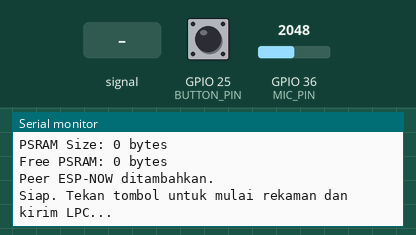
Recording of a sketch running on a simulated ESP32. Shown: the last lines printed to the serial monitor. The inputs (shaded band) are chosen by the test bench; at power-on: GPIO 25 (BUTTON_PIN) HIGH, GPIO 36 (MIC_PIN) = 2048 (analog values on the 0–4095 scale).

Above: at 1.5 s.
1.6 s: GPIO 25 (BUTTON_PIN) pulled LOW for 0.15 s
At 2.1 s:
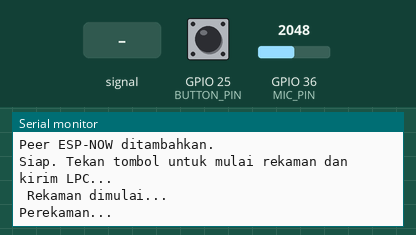
3.2 s: GPIO 36 (MIC_PIN) fed a 200 Hz sine of ±327 counts around its level
At 5.2 s:
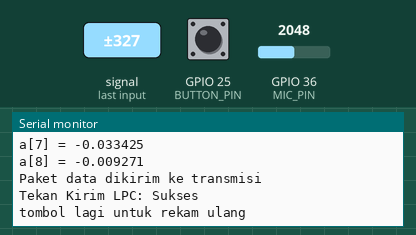
6.0 s: GPIO 25 (BUTTON_PIN) pulled LOW for 1 s
At 9.3 s:
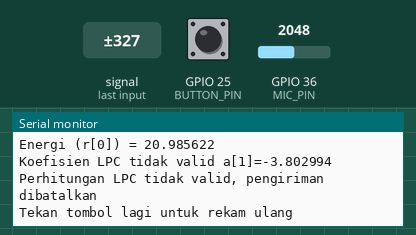
Timing chart, 0 to 10.8 s (numbered marks = the images above; inputs shaded):
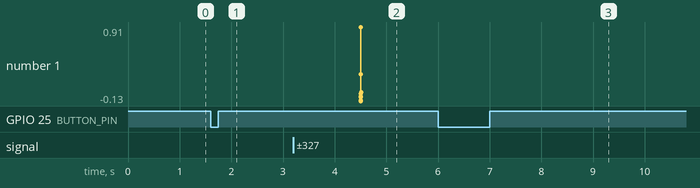

The sketch:

send.ino
```cpp
#include <WiFi.h>
#include <esp_now.h>
#define MIC_PIN      36
#define BUTTON_PIN   25
#define SAMPLE_RATE  8000
#define DURATION_SEC 1.5
#define BUFFER_SIZE  ((int)(SAMPLE_RATE * DURATION_SEC))
#define LPC_ORDER    8
#define PRE_EMPHASIS_ALPHA 0.97
#define ENERGY_THRESHOLD 0.001
#define MIN_TIME_BETWEEN_SENDS 500

float* audioBuffer;
float* preEmphasized;
float r[LPC_ORDER + 1];
float a[LPC_ORDER + 1];
bool isRecording = false;
unsigned long lastSendTime = 0;

uint8_t receiverMac[] = {0x94, 0x54, 0xC5, 0xA9, 0x36, 0xC4};

typedef struct {
  float lpc[LPC_ORDER];
  float energy;
} LPCPacket;

LPCPacket packet;

void apply_hamming_window(float* data, int len) {
  for (int i = 0; i < len; i++) {
    float w = 0.54 - 0.46 * cos(2 * PI * i / (len - 1));
    data[i] *= w;
  }
}

void pre_emphasis(float* input, float* output, int len, float alpha) {
  output[0] = input[0];
  for (int i = 1; i < len; i++) {
    output[i] = input[i] - alpha * input[i - 1];
  }
}

void compute_autocorrelation(float* x, int N, int order, float* r) {
  for (int lag = 0; lag <= order; lag++) {
    float sum = 0.0;
    for (int i = 0; i < N - lag; i++) {
      sum += x[i] * x[i + lag];
    }
    r[lag] = sum;
  }
}

bool levinson_durbin(float* r, float* a, int order) {
  if (r[0] < ENERGY_THRESHOLD) {
    Serial.println("Energi sinyal terlalu rendah");
    return false;
  }

  float e = r[0];
  if (e <= 0.0 || isnan(e) || isinf(e)) {
    Serial.println("Error energi tidak valid");
    return false;
  }

  a[0] = 1.0;
  float* k = (float*)ps_malloc((order+1) * sizeof(float));
  float* temp_a = (float*)ps_malloc((order+1) * sizeof(float));

  if (!k || !temp_a) {
    Serial.println("Gagal alokasi memori untuk perhitungan Levinson-Durbin");
    if (k) free(k);
    if (temp_a) free(temp_a);
    return false;
  }

  for (int i = 1; i <= order; i++) {
    float acc = 0.0;
    for (int j = 1; j < i; j++) {
      acc += a[j] * r[i - j];
    }

    k[i] = (r[i] - acc) / e;

    if (isnan(k[i]) || isinf(k[i])) {
      Serial.printf("Koef. refleksi tidak valid pada i=%d: %f\n", i, k[i]);
      free(k);
      free(temp_a);
      return false;
    }


    k[i] = constrain(k[i], -0.99, 0.99);

    memcpy(temp_a, a, (order+1) * sizeof(float));

    for (int j = 1; j < i; j++) {
      a[j] = temp_a[j] - k[i] * temp_a[i-j];
    }
    a[i] = k[i];

    e *= (1.0 - k[i] * k[i]);

    if (e <= 0.0 || isnan(e) || isinf(e)) {
      Serial.printf("Error prediction tidak valid pada i=%d: %f\n", i, e);
      free(k);
      free(temp_a);
      return false;
    }
  }

  free(k);
  free(temp_a);

  for (int i = 1; i <= order; i++) {
    if (isnan(a[i]) || isinf(a[i]) || fabs(a[i]) > 2.0) {
      Serial.printf("Koefisien LPC tidak valid a[%d]=%f\n", i, a[i]);
      return false;
    }
  }

  return true;
}

void onSent(const uint8_t* mac, esp_now_send_status_t status) {
  Serial.print("Kirim LPC: ");
  Serial.println(status == ESP_NOW_SEND_SUCCESS ? "Sukses" : "Gagal");
}

void setup() {
  Serial.begin(115200);
  pinMode(BUTTON_PIN, INPUT);
  analogReadResolution(12);
  delay(300);

  Serial.printf("PSRAM Size: %d bytes\n", ESP.getPsramSize());
  Serial.printf("Free PSRAM: %d bytes\n", ESP.getFreePsram());

  audioBuffer = (float*)ps_malloc(BUFFER_SIZE * sizeof(float));
  preEmphasized = (float*)ps_malloc(BUFFER_SIZE * sizeof(float));

  if (!audioBuffer || !preEmphasized) {
    Serial.println("Gagal alokasi PSRAM!");
    while (true);
  }

  // Inisialisasi buffer audio
  memset(audioBuffer, 0, BUFFER_SIZE * sizeof(float));
  memset(preEmphasized, 0, BUFFER_SIZE * sizeof(float));

  WiFi.mode(WIFI_STA);
  if (esp_now_init() != ESP_OK) {
    Serial.println("ESP-NOW init gagal!");
    return;
  }

  esp_now_register_send_cb(onSent);

  esp_now_peer_info_t peerInfo = {};
  memcpy(peerInfo.peer_addr, receiverMac, 6);
  peerInfo.channel = 0;
  peerInfo.encrypt = false;

  if (esp_now_add_peer(&peerInfo) == ESP_OK) {
    Serial.println("Peer ESP-NOW ditambahkan.");
  } else {
    Serial.println("Gagal menambahkan peer ESP-NOW!");
  }

  Serial.println("Siap. Tekan tombol untuk mulai rekaman dan kirim LPC...");
}

void loop() {
  static bool lastButton = HIGH;
  bool currentButton = digitalRead(BUTTON_PIN);

  if (lastButton == HIGH && currentButton == LOW) {
    unsigned long currentTime = millis();
    if (currentTime - lastSendTime < MIN_TIME_BETWEEN_SENDS) {
      Serial.println(" Terlalu cepat! Tunggu sebentar...");
    } else if (!isRecording) {
      isRecording = true;
      Serial.println(" Rekaman dimulai...");
      delay(50); // Debounce
    }
  }
  lastButton = currentButton;

  if (isRecording) {
    float totalEnergy = 0.0;
    float avg = 0.0;

    memset(audioBuffer, 0, BUFFER_SIZE * sizeof(float));
    memset(preEmphasized, 0, BUFFER_SIZE * sizeof(float));

    Serial.println("Perekaman...");
    for (int i = 0; i < BUFFER_SIZE; i++) {
      int adc = analogRead(MIC_PIN);
      audioBuffer[i] = ((float)adc - 2048.0) / 1024.0;
      avg += audioBuffer[i];
      delayMicroseconds(125);
    }

    avg /= BUFFER_SIZE;
    for (int i = 0; i < BUFFER_SIZE; i++) {
      audioBuffer[i] -= avg;
      totalEnergy += audioBuffer[i] * audioBuffer[i];
    }

    totalEnergy /= BUFFER_SIZE;
    if (totalEnergy < ENERGY_THRESHOLD) {
      Serial.printf("Audio terlalu lemah (energi: %f), rekaman dibatalkan\n", totalEnergy);
      isRecording = false;
      return;
    }

    pre_emphasis(audioBuffer, preEmphasized, BUFFER_SIZE, PRE_EMPHASIS_ALPHA);
    apply_hamming_window(preEmphasized, BUFFER_SIZE);

    compute_autocorrelation(preEmphasized, BUFFER_SIZE, LPC_ORDER, r);

    Serial.print("Energi (r[0]) = ");
    Serial.println(r[0], 6);

    bool lpcValid = levinson_durbin(r, a, LPC_ORDER);

    if (lpcValid) {
      Serial.println("Koefisien LPC:");
      for (int i = 1; i <= LPC_ORDER; i++) {
        Serial.printf("a[%d] = %f\n", i, a[i]);
        packet.lpc[i - 1] = a[i];
      }

      packet.energy = r[0];

      esp_err_t result = esp_now_send(receiverMac, (uint8_t*)&packet, sizeof(packet));

      if (result == ESP_OK) {
        Serial.println("Paket data dikirim ke transmisi");
        lastSendTime = millis(); // Update waktu kirim terakhir
      } else {
        Serial.println("Gagal mengirim data LPC");
      }
    } else {
      Serial.println("Perhitungan LPC tidak valid, pengiriman dibatalkan");
    }

    isRecording = false;
    Serial.println("Tekan tombol lagi untuk rekam ulang");
  }

  delay(10);
}
```

Measured:
- after the input at 1.6 s, the serial monitor: prints a new line at once (image 1)
- after the input at 3.2 s, the serial monitor: prints a new line after 1.3 s (image 2)
- after the input at 6.0 s, the serial monitor: prints a new line at once (image 3)
